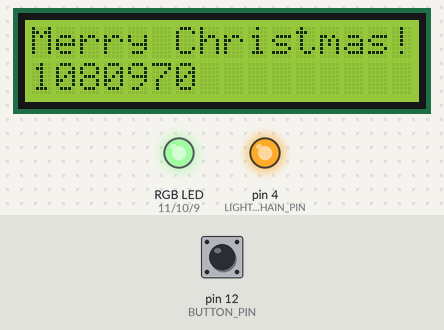
Bench run of a program on a simulated Arduino Uno, built with avr-gcc and run on an emulated ATmega328P. Shown: 16×2 character LCD, an RGB LED mixed from three pins (HIGH = lit), output pins drawn as LEDs (lit = HIGH). Dashed ring = blinking. Inputs (shaded band) come from the test bench; at power-on: pin 12 (BUTTON_PIN) LOW.

Above: at 2.2 s.
2.3 s: pin 12 (BUTTON_PIN) pulled HIGH for 0.15 s
At 3.6 s:
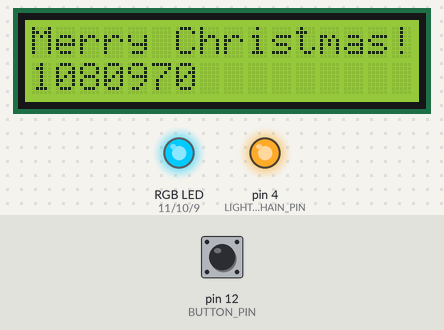
3.9 s: pin 12 (BUTTON_PIN) pulled HIGH for 1 s
At 5.7 s:
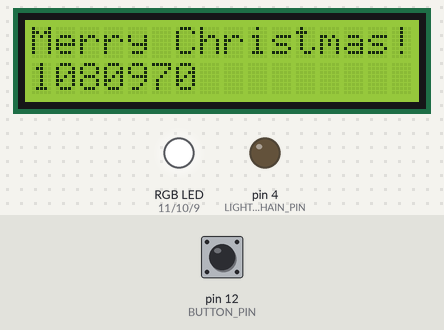
6.4 s: pin 12 (BUTTON_PIN) pulled HIGH for 0.15 s
At 8.1 s:
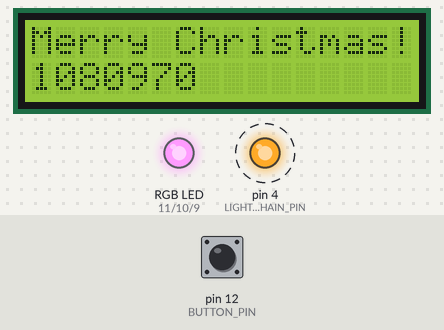
9.5 s: pin 12 (BUTTON_PIN) pulled HIGH for 0.15 s
At 10.5 s:
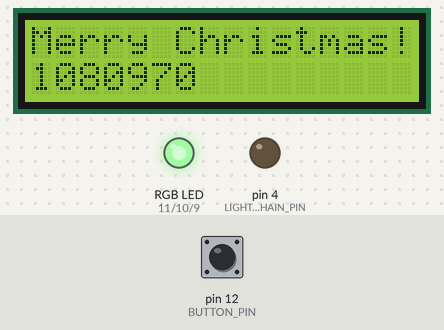
12.6 s: pin 12 (BUTTON_PIN) pulled HIGH for 3.2 s
At 16.5 s:
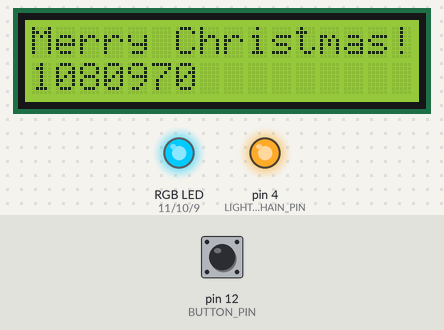
Timing chart, 0 to 18.0 s (numbered marks = the images above; inputs shaded):
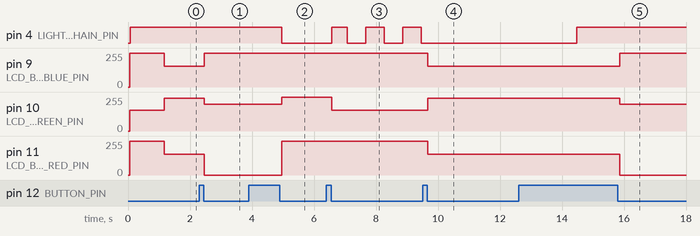

Measured:
- after the input at 2.3 s, pin 9 (LCD_BACKLIGHT_BLUE_PIN): 155/255 → 255/255 after 0.17 s; pin 10 (LCD_BACKLIGHT_GREEN_PIN): 245/255 → 202/255 after 0.17 s; pin 11 (LCD_BACKLIGHT_RED_PIN): 155/255 → 0/255 after 0.17 s
- after the input at 3.9 s, pin 4 (LIGHT_CHAIN_PIN): HIGH → LOW after 1.1 s; pin 10 (LCD_BACKLIGHT_GREEN_PIN): 202/255 → 255/255 after 1.1 s; pin 11 (LCD_BACKLIGHT_RED_PIN): 0/255 → 255/255 after 1.1 s
- after the input at 6.4 s, pin 4 (LIGHT_CHAIN_PIN): alternates HIGH for 0.60 s and LOW for 0.60 s, starting after 0.17 s; pin 10 (LCD_BACKLIGHT_GREEN_PIN): 255/255 → 155/255 after 0.17 s
- after the input at 9.5 s, pin 4 (LIGHT_CHAIN_PIN): stops changing and stays LOW; pin 9 (LCD_BACKLIGHT_BLUE_PIN), pin 11 (LCD_BACKLIGHT_RED_PIN): 255/255 → 155/255 after 0.17 s; pin 10 (LCD_BACKLIGHT_GREEN_PIN): 155/255 → 245/255 after 0.17 s
- after the input at 12.6 s, pin 9 (LCD_BACKLIGHT_BLUE_PIN): 155/255 → 255/255 after 3.3 s; pin 10 (LCD_BACKLIGHT_GREEN_PIN): 245/255 → 202/255 after 3.3 s; pin 11 (LCD_BACKLIGHT_RED_PIN): 155/255 → 0/255 after 3.3 s

The program:

main.cpp
```cpp
#include <Arduino.h>

#include <Wire.h>

#include "BlinkLightChain.hpp"
#include <LiquidCrystal.h>
// main.cpp
// Simple controller for a light-chain and LCD backlight.
// - Uses `BlinkLightChain` to control a separate light-chain output pin.
// - Adjusts LCD backlight color per mode using PWM (inverted values for active-low hardware).
// - Button cycles modes between fast, slow, always-on, and off.
//
// Notes:
// - Timing uses `millis()` and unsigned arithmetic to tolerate overflow.
// - Special delay sentinels are defined in `include/BlinkLightChain.hpp`.
// LCD Configuration
constexpr int LCD_RS = 2;
constexpr int LCD_EN = 3;
constexpr int LCD_D4 = 5;
constexpr int LCD_D5 = 6;
constexpr int LCD_D6 = 7;
constexpr int LCD_D7 = 8;
constexpr int LCD_COLS = 16;
constexpr int LCD_ROWS = 2;

// LCD backlight pin configuration
constexpr int LCD_BACKLIGHT_BLUE_PIN = 9;
constexpr int LCD_BACKLIGHT_GREEN_PIN = 10;
constexpr int LCD_BACKLIGHT_RED_PIN = 11;

// Button / light-chain control pin
constexpr int BUTTON_PIN = 12;
constexpr int LIGHT_CHAIN_PIN = 4;

// Timing constants
constexpr unsigned long STARTUP_DELAY_MS = 1000UL;
constexpr unsigned long LOOP_POLL_MS = 100UL;
constexpr unsigned long BLINK_FAST_MS = 500UL;
constexpr unsigned long BLINK_SLOW_MS = 5000UL;

// Mode indices
enum ModeIndex { MODE_FAST = 0, MODE_SLOW = 1, MODE_ON = 2, MODE_OFF = 3 };
constexpr int NUM_MODES = 4;

LiquidCrystal lcd(LCD_RS, LCD_EN, LCD_D4, LCD_D5, LCD_D6, LCD_D7);

// Color struct for LCD backlight levels (0-255). Using a single struct
// makes the code clearer than parallel arrays and groups RGB values
// per mode in one place.
struct Color {
    uint8_t r; // red channel (0..255)
    uint8_t g; // green channel
    uint8_t b; // blue channel
};

// Colors per mode: {R, G, B}
// Keep these constexpr so they live in flash/ROM on AVR boards.
constexpr Color COLORS[NUM_MODES] = {
    { 0,   100,  0   }, // MODE_FAST: mostly green
    { 100, 10,   100 }, // MODE_SLOW: pink
    { 0xFF, 0x35, 0x00 }, // MODE_ON: ornage
    { 0,   0,    0   }  // MODE_OFF: backlight off
};

bool prevVal = false;

int curState = 0;
const int maxStates = NUM_MODES;

const unsigned long states[NUM_MODES] = {BLINK_FAST_MS, BLINK_SLOW_MS, BLINK_ALWAYS_ON, BLINK_ALWAYS_OFF};

BlinkLightChain blc(LIGHT_CHAIN_PIN, states[MODE_FAST]);

void setup()
{
    // Configure pins
    pinMode(BUTTON_PIN, INPUT);
    pinMode(LIGHT_CHAIN_PIN, OUTPUT);

    // Initialize LCD with number of columns/rows
    lcd.begin(LCD_COLS, LCD_ROWS);

    // Set initial LCD backlight using inverted PWM values. The hardware
    // uses active-low backlight control, so we invert the 0..255 values
    // before writing to the PWM pins.
    constexpr int MAX_PWM = 0xFF;
    analogWrite(LCD_BACKLIGHT_BLUE_PIN, MAX_PWM - COLORS[0].b);
    analogWrite(LCD_BACKLIGHT_GREEN_PIN, MAX_PWM - COLORS[0].g);
    analogWrite(LCD_BACKLIGHT_RED_PIN, MAX_PWM - COLORS[0].r);

    // Print a message to the LCD.
    lcd.print("Merry Christmas!");
    lcd.setCursor(0, 1);
    lcd.print("1080970");

    blc.init();

    delay(STARTUP_DELAY_MS);
}

void loop()
{
    // Simple polling loop. `delay` here reduces CPU usage;
    delay(LOOP_POLL_MS);

    // Read button (assumes LOW when pressed)
    const bool button = digitalRead(BUTTON_PIN) == LOW;
    if (button != prevVal)
    {
        prevVal = button;
        if (button)
        {
            curState = (curState + 1) % maxStates;
            // Update backlight color for the newly selected mode
            constexpr int MAX_PWM = 0xFF;
            analogWrite(LCD_BACKLIGHT_BLUE_PIN, MAX_PWM - COLORS[curState].b);
            analogWrite(LCD_BACKLIGHT_GREEN_PIN, MAX_PWM - COLORS[curState].g);
            analogWrite(LCD_BACKLIGHT_RED_PIN, MAX_PWM - COLORS[curState].r);

            // Notify the blink controller of the new mode's timing.
            // `setDelay` uses sentinel values (defined in the header)
            // to indicate always-on / always-off.
            blc.setDelay(states[curState]);
        }
    }

    blc.blink();
}
```

BlinkLightChain.hpp
```cpp
#ifndef __BlinkLightChain_Hpp__
#define __BlinkLightChain_Hpp__

// Special sentinel values for BlinkLightChain delay behavior.
// - `BLINK_ALWAYS_ON` means the output should be held ON permanently.
// - `BLINK_ALWAYS_OFF` means the output should be held OFF permanently.
// These are convenient sentinels used by the application; keep them
// in the header so both implementation and callers share the same
// meaning.
constexpr unsigned long BLINK_ALWAYS_ON = 0UL;
constexpr unsigned long BLINK_ALWAYS_OFF = 0xFFFFUL; // matches previous UINT16_MAX used in project

class BlinkLightChain
{
public:
    /// @brief Construct a blink controller for a digital output pin
    /// @param port Digital pin number that the light-chain is connected to
    /// @param delaytime Initial blink period in milliseconds. Use the
    ///        special sentinels `BLINK_ALWAYS_ON` / `BLINK_ALWAYS_OFF`
    ///        to force constant on/off behavior.
    BlinkLightChain(unsigned char port, unsigned long delaytime);

    /// @brief Initialize internal state; call once during `setup()`
    void init();

    /// @brief Called regularly from `loop()` to update the output state
    void blink();

    /// @brief Change the blink delay. Does not implicitly reset internal
    ///        timers; caller can expect an immediate change of behavior
    ///        on the next `blink()` call.
    /// @param newdelay New delay in milliseconds or sentinel constant.
    void setDelay(unsigned long newdelay);

private:
    unsigned char port;
    unsigned long delaytime;
    bool firenow;
    unsigned long ms;
};

#endif //__BlinkLightChain_Hpp__
```

BlinkLightChain.cpp
```cpp
#include "BlinkLightChain.hpp"

#include <Arduino.h>

// BlinkLightChain implementation
// - `delaytime` uses sentinel values defined in the header to represent
//   always-on / always-off behavior. Regular positive values are treated
//   as millisecond intervals for toggling the output.
// - Timing uses `millis()` and unsigned arithmetic so the code handles
//   the natural 49-day overflow of `millis()` correctly.

/// @brief Construct a BlinkLightChain controller
/// @param port Digital output pin to toggle
/// @param delaytime Blink interval in milliseconds or sentinel
BlinkLightChain::BlinkLightChain(unsigned char port, unsigned long delaytime) :
    port(port),
    delaytime(delaytime),
    firenow(true)
{}

void BlinkLightChain::init()
{
    // Initialize output according to sentinel. If not forced-off,
    // set the pin HIGH (ON) to start.
    if (delaytime  != BLINK_ALWAYS_OFF)
    {
        digitalWrite(port, HIGH);
    }
    else
    {
        digitalWrite(port, LOW);
    }

    // Record current time as the baseline for future toggles.
    ms = millis();
}

void BlinkLightChain::blink()
{
    // Handle sentinel behaviors first
    if (delaytime == BLINK_ALWAYS_ON)
    {
        firenow = true;
    }
    else if (delaytime == BLINK_ALWAYS_OFF)
    {
        firenow = false;
    }
    else
    {
        // Normal blinking mode: toggle when interval has passed.
        const unsigned long curms = millis();
        // Unsigned subtraction handles millis() rollover safely.
        if (curms - ms > delaytime)
        {
            ms = curms;
            firenow = !firenow;
        }
    }

    // Apply the computed output level to the pin.
    const uint8_t val = firenow ? HIGH : LOW;
    digitalWrite(port, val);
}

void BlinkLightChain::setDelay(unsigned long newdelay)
{
    // Update the delay. We intentionally don't reset `ms` here so callers
    // can choose whether to preserve the current timing phase or reset it
    // by calling `init()` again; resetting `ms` here would cause an
    // immediate delay before the first toggle.
    delaytime = newdelay;
}
```
